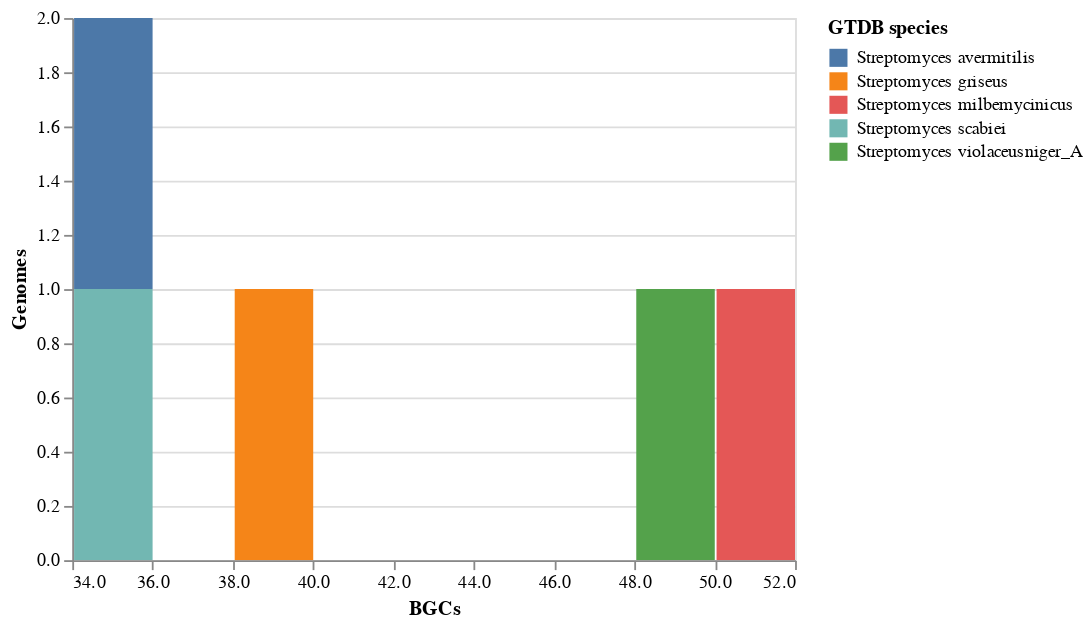

The cell this chart's notebook holds for it:
### Markdown cell above
> Note: Here the incomplete BGCs are denoted by those that were identified to be on the contig edge by antiSMASH and thus are likely to be incomplete.

### Code cell
source = df_raw

base = alt.Chart(source)

bar = base.mark_bar().encode(
    x=alt.X('BGCs:Q', bin=True, axis=alt.Axis(title='BGCs')), 
    y=alt.X('count()', axis=alt.Axis(title='Genomes')),
    color='GTDB species',
    tooltip=['Genome ID', 'Organism name', 'GTDB species', 'BGCs', 'Incomplete BGCs']
).interactive()

bar

### Figure 1 — Vega-Lite specification as saved in the notebook (floating-point values rounded to 4 significant figures)
{"config": {"view": {"continuousWidth": 400, "continuousHeight": 300}}, "data": {"name": "data-cda424a5c23566ec50d7a71233f6ab2e"}, "mark": "bar", "encoding": {"color": {"field": "GTDB species", "type": "nominal"}, "tooltip": [{"field": "Genome ID", "type": "nominal"}, {"field": "Organism name", "type": "nominal"}, {"field": "GTDB species", "type": "nominal"}, {"field": "BGCs", "type": "quantitative"}, {"field": "Incomplete BGCs", "type": "quantitative"}], "x": {"axis": {"title": "BGCs"}, "bin": true, "field": "BGCs", "type": "quantitative"}, "y": {"aggregate": "count", "axis": {"title": "Genomes"}, "type": "quantitative"}}, "selection": {"selector031": {"type": "interval", "bind": "scales", "encodings": ["x", "y"]}}, "$schema": "https://vega.github.io/schema/vega-lite/v4.17.0.json", "datasets": {"data-cda424a5c23566ec50d7a71233f6ab2e": [{"Genome ID": "GCF_000009765.2", "Organism name": "Streptomyces avermitilis MA-4680 = NBRC 14893 (high GC Gram+)", "GTDB species": "Streptomyces avermitilis", "BGCs": 35.0, "Incomplete BGCs": 0.0}, {"Genome ID": "GCF_000010605.1", "Organism name": "Streptomyces griseus subsp. griseus NBRC 13350 (high GC Gram+)", "GTDB species": "Streptomyces griseus", "BGCs": 38.0, "Incomplete BGCs": 0.0}, {"Genome ID": "GCF_000091305.1", "Organism name": "Streptomyces scabiei 87.22 (high GC Gram+)", "GTDB species": "Streptomyces scabiei", "BGCs": 34.0, "Incomplete BGCs": 0.0}, {"Genome ID": "GCF_000092385.1", "Organism name": "Streptomyces bingchenggensis BCW-1 (high GC Gram+)", "GTDB species": "Streptomyces milbemycinicus", "BGCs": 51.0, "Incomplete BGCs": 1.0}, {"Genome ID": "GCF_000147815.2", "Organism name": "Streptomyces violaceusniger Tu 4113 (high GC Gram+)", "GTDB species": "Streptomyces violaceusniger_A", "BGCs": 48.0, "Incomplete BGCs": 0.0}]}}
